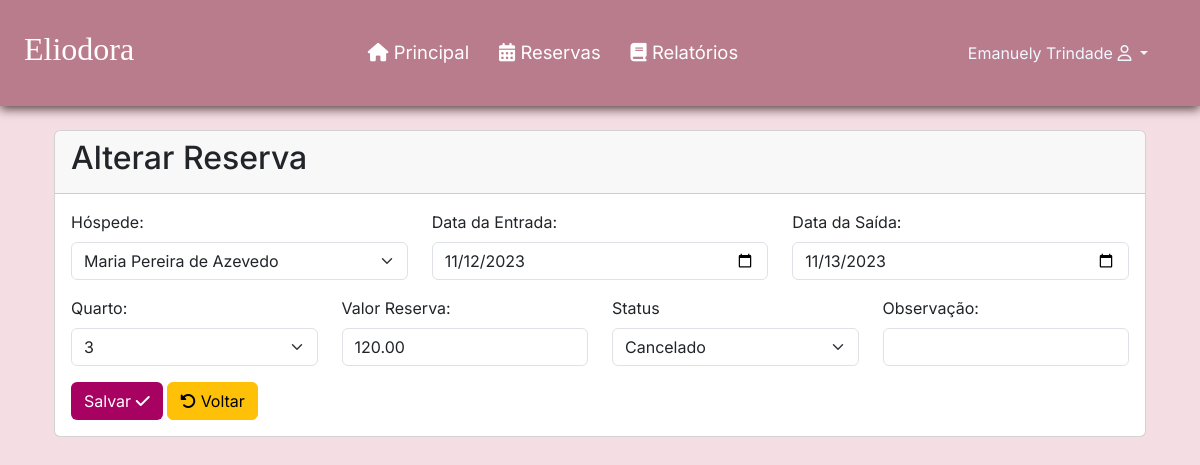
The app's page /alterarReserva.php?id=2 (signed in) with its own data.
### tables this page shows
CREATE TABLE `reserva` (
  `id` int(11) NOT NULL,
  `status` int(11) NOT NULL DEFAULT 1,
  `dataEntrada` date NOT NULL,
  `dataSaida` date NOT NULL,
  `valorTotalReserva` double(11,2) NOT NULL,
  `quantHospede` int(1) NOT NULL,
  `observacao` varchar(200) NOT NULL,
  `formaPagamento` varchar(45) NOT NULL,
  `id_hospede` int(11) DEFAULT NULL,
  `id_quarto` int(11) DEFAULT NULL,
  `id_funcionario` int(11) DEFAULT NULL,
  `datacadastro` datetime NOT NULL DEFAULT current_timestamp()
);

### alterarReserva.php (the view, shortened to what this page needs)
<?php
$conexao = mysqli_connect('127.0.0.1', 'root', '', 'tcc');
$sql = "SELECT * from reserva where id = " . $_GET['id'];
$resultado = mysqli_query($conexao, $sql);
$linha = mysqli_fetch_array($resultado);
?>
<?php require_once("cabecalho.php"); ?>
<!DOCTYPE html>
<html lang="pt-br">
<head>
</head>
<body>
    <div class="container p-4">
        <div class="card">
            <div class="card-header">
                <h2>Alterar Reserva</h2>
            </div>
            <div class="card-body">
                <form method="post" action="alterarReserva.php?id=<?= $linha['id'] ?>">
                    <div class="row">
                        <div class="mb-3 col-md">
                            <label for="id_hospede" class="form-label">Hóspede:</label>
                            <select name="id_hospede" id="id_hospede" class="form-select">
                                <?php
                                $sql = "select * from hospede order by nome";
                                $resultado = mysqli_query($conexao, $sql);
                                while ($linhaTU = mysqli_fetch_array($resultado)):
                                    $id = $linhaTU['id'];
                                    $nome = $linhaTU['nome'];
                                    $selected = ($id == $linha['id_hospede']) ? 'selected' : '';
                                    echo "<option value='{$id}' {$selected}>{$nome}</option>";
                                endwhile;
                                ?>
                            </select>
                        </div>
                        <div class="mb-3 col-md">
                            <label for="dataEntrada" class="form-label">Data da Entrada:</label>
                            <input type="date" class="form-control" name="dataEntrada"
                                value="<?= $linha['dataEntrada'] ?>">
                        </div>
                        <div class="mb-3 col-md">
                            <label for="dataSaida" class="form-label">Data da Saída:</label>
                            <input type="date" class="form-control" name="dataSaida" value="<?= $linha['dataSaida'] ?>">
                        </div>
                    </div>
                    <div class="row">
                        <div class="mb-3 col-md">
                            <label for="id_quarto" class="form-label">Quarto:</label>
                            <select name="id_quarto" id="id_quarto" class="form-select">
                                <?php
                                $sql = "select quarto.*
                                from quarto
                               where quarto.id not in (
                                      select reserva.id_quarto
                                        from reserva
                                       where dataEntrada BETWEEN '{$_POST['dataEntrada']}' and '{$_POST['dataSaida']}'
                                          or dataSaida BETWEEN '{$_POST['dataEntrada']}' and '{$_POST['dataSaida']}'
                                      )
                            order by quarto.numero";
                                $resultado = mysqli_query($conexao, $sql);
                                while ($linhaTU = mysqli_fetch_array($resultado)):
                                    $id = $linhaTU['id'];
                                    $numero = $linhaTU['numero'];
                                    $selected = ($id == $linha['id_quarto']) ? 'selected' : '';
                                    echo "<option value='{$id}' {$selected}>{$numero}</option>";
                                endwhile;
                                ?>
                            </select>
                        </div>
                        <div class="mb-3 col-md">
                            <label for="valorTotalReserva" class="form-label">Valor Reserva:</label>
                            <input type="text" class="form-control" name="valorTotalReserva" id="valorReserva"
                            value="<?= $linha['valorTotalReserva'] ?>">
                        </div>
                        <div class="mb-3 col-md">
                            <label for="status" class="form-label">Status</label>
                            <select name="status" id="status" class="form-select">
                                <option value="5" <?= ($linha['status'] == '5') ? 'selected' : '' ?>>Cancelado</option>
                            </select>
                        </div>
                    <div class="mb-3 col-md">
                        <label for="observacao" class="form-label">Observação:</label>
                        <input class="form-control" id="observacao" name="observacao"
                            value="<?= $linha['observacao'] ?>">
                    </div>
                    </div>
                    <button name="salvar" type="submit" class="btn"
                        style="background-color: #a70162; color: #fff;">Salvar
                        <i class="fa-solid fa-check"></i>
                    </button>
                    <a href="controlarReserva.php" type="submit" class="btn btn-warning"><i
                            class="fa-solid fa-rotate-left"></i></i>
                        Voltar</a>
                </form>
            </div>
        </div>
</body>
</html>

### css/style.css (style rules this page uses)
* { padding: 0; margin: 0; font-family: 'Inter', sans-serif; }
body { background-color: #f4dde3; }

### records on screen
reserva: dataEntrada "11/12/2023", dataSaida "11/13/2023", valorTotalReserva "120.00", status "Cancelado"

### other values on screen
$_SESSION['nome'] "Emanuely Trindade"
form field id_hospede "Maria Pereira de Azevedo"
form field id_quarto "3"
